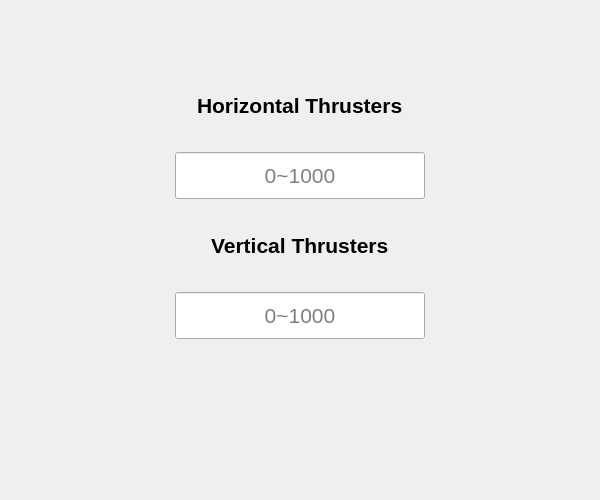
<?xml version="1.0" encoding="UTF-8"?>
<ui version="4.0">
 <class>Widget</class>
 <widget class="QWidget" name="Widget">
  <property name="windowModality">
   <enum>Qt::ApplicationModal</enum>
  </property>
  <property name="geometry">
   <rect>
    <x>0</x>
    <y>0</y>
    <width>600</width>
    <height>500</height>
   </rect>
  </property>
  <property name="sizePolicy">
   <sizepolicy hsizetype="Fixed" vsizetype="Fixed">
    <horstretch>0</horstretch>
    <verstretch>0</verstretch>
   </sizepolicy>
  </property>
  <property name="minimumSize">
   <size>
    <width>600</width>
    <height>500</height>
   </size>
  </property>
  <property name="maximumSize">
   <size>
    <width>600</width>
    <height>500</height>
   </size>
  </property>
  <property name="windowTitle">
   <string>Widget</string>
  </property>
  <widget class="QWidget" name="layoutWidget">
   <property name="geometry">
    <rect>
     <x>0</x>
     <y>50</y>
     <width>601</width>
     <height>391</height>
    </rect>
   </property>
   <layout class="QVBoxLayout" name="verticalLayout">
    <property name="spacing">
     <number>10</number>
    </property>
    <property name="sizeConstraint">
     <enum>QLayout::SetDefaultConstraint</enum>
    </property>
    <property name="leftMargin">
     <number>20</number>
    </property>
    <property name="topMargin">
     <number>20</number>
    </property>
    <property name="rightMargin">
     <number>20</number>
    </property>
    <property name="bottomMargin">
     <number>20</number>
    </property>
    <item alignment="Qt::AlignHCenter|Qt::AlignVCenter">
     <widget class="QLabel" name="label">
      <property name="font">
       <font>
        <pointsize>16</pointsize>
        <weight>75</weight>
        <bold>true</bold>
       </font>
      </property>
      <property name="text">
       <string>Horizontal Thrusters</string>
      </property>
     </widget>
    </item>
    <item alignment="Qt::AlignHCenter">
     <widget class="QLineEdit" name="horizontal">
      <property name="sizePolicy">
       <sizepolicy hsizetype="Minimum" vsizetype="Minimum">
        <horstretch>0</horstretch>
        <verstretch>0</verstretch>
       </sizepolicy>
      </property>
      <property name="minimumSize">
       <size>
        <width>250</width>
        <height>47</height>
       </size>
      </property>
      <property name="maximumSize">
       <size>
        <width>250</width>
        <height>47</height>
       </size>
      </property>
      <property name="font">
       <font>
        <family>Arial</family>
        <pointsize>16</pointsize>
       </font>
      </property>
      <property name="cursor">
       <cursorShape>IBeamCursor</cursorShape>
      </property>
      <property name="mouseTracking">
       <bool>false</bool>
      </property>
      <property name="focusPolicy">
       <enum>Qt::ClickFocus</enum>
      </property>
      <property name="toolTipDuration">
       <number>-1</number>
      </property>
      <property name="inputMask">
       <string notr="true"/>
      </property>
      <property name="maxLength">
       <number>4</number>
      </property>
      <property name="frame">
       <bool>true</bool>
      </property>
      <property name="echoMode">
       <enum>QLineEdit::Normal</enum>
      </property>
      <property name="cursorPosition">
       <number>0</number>
      </property>
      <property name="alignment">
       <set>Qt::AlignCenter</set>
      </property>
      <property name="placeholderText">
       <string>0~1000</string>
      </property>
     </widget>
    </item>
    <item alignment="Qt::AlignHCenter|Qt::AlignVCenter">
     <widget class="QLabel" name="label_2">
      <property name="font">
       <font>
        <pointsize>16</pointsize>
        <weight>75</weight>
        <bold>true</bold>
       </font>
      </property>
      <property name="text">
       <string>Vertical Thrusters</string>
      </property>
     </widget>
    </item>
    <item alignment="Qt::AlignHCenter">
     <widget class="QLineEdit" name="vertical">
      <property name="sizePolicy">
       <sizepolicy hsizetype="Minimum" vsizetype="Minimum">
        <horstretch>0</horstretch>
        <verstretch>0</verstretch>
       </sizepolicy>
      </property>
      <property name="minimumSize">
       <size>
        <width>250</width>
        <height>47</height>
       </size>
      </property>
      <property name="maximumSize">
       <size>
        <width>250</width>
        <height>47</height>
       </size>
      </property>
      <property name="font">
       <font>
        <family>Arial</family>
        <pointsize>16</pointsize>
       </font>
      </property>
      <property name="mouseTracking">
       <bool>false</bool>
      </property>
      <property name="focusPolicy">
       <enum>Qt::ClickFocus</enum>
      </property>
      <property name="inputMask">
       <string notr="true"/>
      </property>
      <property name="maxLength">
       <number>4</number>
      </property>
      <property name="frame">
       <bool>true</bool>
      </property>
      <property name="cursorPosition">
       <number>0</number>
      </property>
      <property name="alignment">
       <set>Qt::AlignCenter</set>
      </property>
      <property name="placeholderText">
       <string>0~1000</string>
      </property>
      <property name="cursorMoveStyle">
       <enum>Qt::VisualMoveStyle</enum>
      </property>
     </widget>
    </item>
    <item>
     <widget class="QLabel" name="sensorslabel">
      <property name="font">
       <font>
        <pointsize>16</pointsize>
        <weight>75</weight>
        <bold>true</bold>
       </font>
      </property>
      <property name="text">
       <string/>
      </property>
      <property name="alignment">
       <set>Qt::AlignCenter</set>
      </property>
     </widget>
    </item>
   </layout>
  </widget>
 </widget>
 <resources/>
 <connections/>
</ui>
